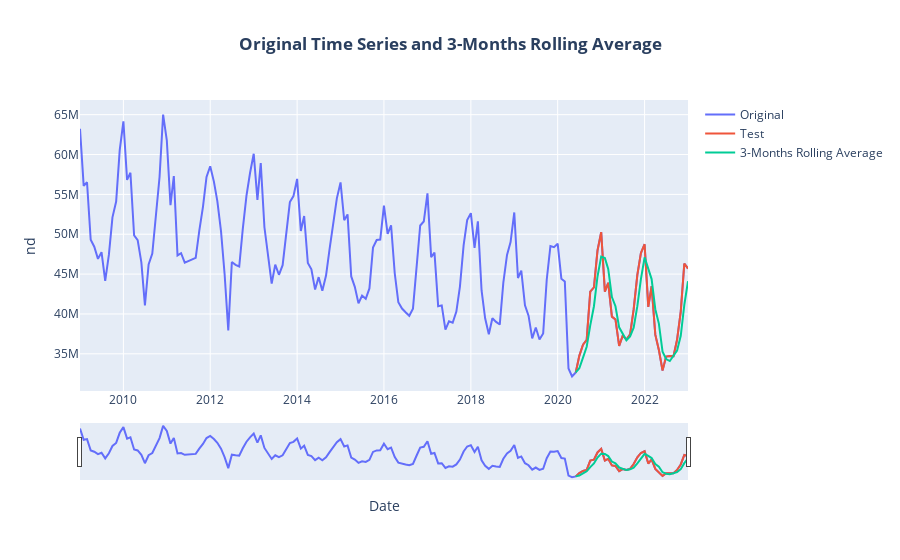

This figure's notebook cell:
### Code cell
#Plot rolling average predictions
fig = go.Figure()

fig.add_trace(go.Scatter(x=df_monthly.index, y=df_monthly['nd'], mode='lines', name='Original'))
fig.add_trace(go.Scatter(x=test.index, y=test, name="Test"))
fig.add_trace(go.Scatter(x=test.index, y=df_monthly.loc[test.index, 'rolling_avg'], mode='lines', name='3-Months Rolling Average'))

fig.update_layout(
    xaxis_title='Date',
    yaxis_title='nd',
    title={'text': '<b>Original Time Series and 3-Months Rolling Average<b>', 'x': 0.5, 'xanchor': 'center'})
fig.update_xaxes(rangeslider_visible=True)
fig.update_layout(showlegend=True)

fig.show()
